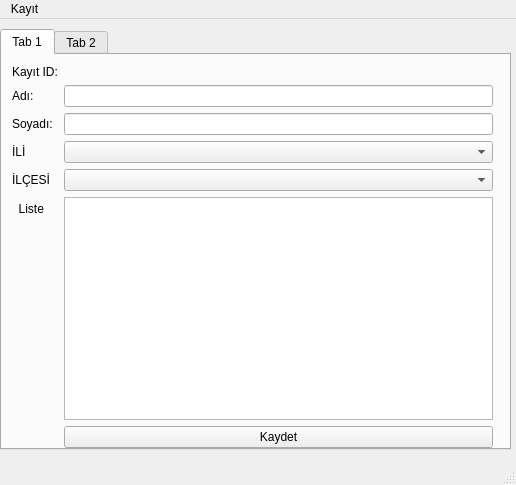
<?xml version="1.0" encoding="UTF-8"?>
<ui version="4.0">
 <class>AnaPencere</class>
 <widget class="QMainWindow" name="AnaPencere">
  <property name="geometry">
   <rect>
    <x>0</x>
    <y>0</y>
    <width>516</width>
    <height>485</height>
   </rect>
  </property>
  <property name="windowTitle">
   <string>Telefon Defteri</string>
  </property>
  <widget class="QWidget" name="centralwidget">
   <widget class="QTabWidget" name="tabWidget">
    <property name="geometry">
     <rect>
      <x>0</x>
      <y>10</y>
      <width>511</width>
      <height>421</height>
     </rect>
    </property>
    <widget class="QWidget" name="tab">
     <attribute name="title">
      <string>Tab 1</string>
     </attribute>
     <widget class="QWidget" name="formLayoutWidget">
      <property name="geometry">
       <rect>
        <x>10</x>
        <y>10</y>
        <width>481</width>
        <height>411</height>
       </rect>
      </property>
      <layout class="QFormLayout" name="formLayout">
       <property name="sizeConstraint">
        <enum>QLayout::SetNoConstraint</enum>
       </property>
       <item row="0" column="0">
        <widget class="QLabel" name="label_7">
         <property name="text">
          <string>Kayıt ID:</string>
         </property>
        </widget>
       </item>
       <item row="0" column="1">
        <widget class="QLabel" name="lblID">
         <property name="text">
          <string/>
         </property>
        </widget>
       </item>
       <item row="1" column="0">
        <widget class="QLabel" name="label">
         <property name="text">
          <string>Adı:</string>
         </property>
        </widget>
       </item>
       <item row="1" column="1">
        <widget class="QLineEdit" name="txtAdi"/>
       </item>
       <item row="2" column="0">
        <widget class="QLabel" name="label_2">
         <property name="text">
          <string>Soyadı:</string>
         </property>
        </widget>
       </item>
       <item row="2" column="1">
        <widget class="QLineEdit" name="txtSoyadi"/>
       </item>
       <item row="3" column="0">
        <widget class="QLabel" name="label_5">
         <property name="text">
          <string>İLİ</string>
         </property>
        </widget>
       </item>
       <item row="3" column="1">
        <widget class="QComboBox" name="cmbIl"/>
       </item>
       <item row="4" column="0">
        <widget class="QLabel" name="label_6">
         <property name="text">
          <string>İLÇESİ</string>
         </property>
        </widget>
       </item>
       <item row="4" column="1">
        <widget class="QComboBox" name="cmbIlce"/>
       </item>
       <item row="5" column="0">
        <widget class="QLabel" name="label_9">
         <property name="text">
          <string>  Liste</string>
         </property>
        </widget>
       </item>
       <item row="5" column="1">
        <widget class="QTableWidget" name="tblListe"/>
       </item>
       <item row="6" column="1">
        <widget class="QPushButton" name="btKaydet">
         <property name="text">
          <string>Kaydet</string>
         </property>
        </widget>
       </item>
       <item row="7" column="1">
        <widget class="QPushButton" name="btVazgec">
         <property name="text">
          <string>Vazgeç</string>
         </property>
        </widget>
       </item>
      </layout>
     </widget>
    </widget>
    <widget class="QWidget" name="tab_2">
     <attribute name="title">
      <string>Tab 2</string>
     </attribute>
    </widget>
   </widget>
  </widget>
  <widget class="QMenuBar" name="menubar">
   <property name="geometry">
    <rect>
     <x>0</x>
     <y>0</y>
     <width>516</width>
     <height>18</height>
    </rect>
   </property>
   <widget class="QMenu" name="kayit">
    <property name="title">
     <string>Kayıt</string>
    </property>
    <widget class="QMenu" name="telefon">
     <property name="title">
      <string>Telefon Listesi</string>
     </property>
     <addaction name="TelEkleme"/>
     <addaction name="TelListeleme"/>
    </widget>
    <widget class="QMenu" name="eposta">
     <property name="title">
      <string>Eposta Listesi</string>
     </property>
     <addaction name="epostaEkleme"/>
    </widget>
    <addaction name="telefon"/>
    <addaction name="eposta"/>
   </widget>
   <addaction name="kayit"/>
  </widget>
  <widget class="QStatusBar" name="statusbar"/>
  <action name="TelEkleme">
   <property name="text">
    <string>Ekleme</string>
   </property>
  </action>
  <action name="TelListeleme">
   <property name="text">
    <string>Listeleme</string>
   </property>
  </action>
  <action name="epostaEkleme">
   <property name="text">
    <string>Eposta Ekleme</string>
   </property>
  </action>
 </widget>
 <resources/>
 <connections/>
</ui>
